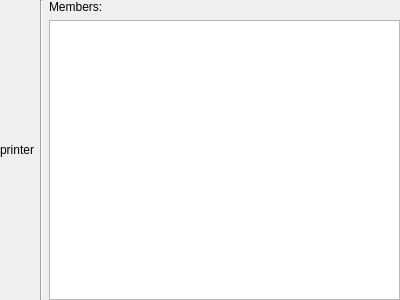
<?xml version="1.0" encoding="UTF-8"?>
<ui version="4.0">
 <class>PageChoosePrinters</class>
 <widget class="QWidget" name="PageChoosePrinters">
  <property name="geometry">
   <rect>
    <x>0</x>
    <y>0</y>
    <width>400</width>
    <height>300</height>
   </rect>
  </property>
  <property name="sizePolicy">
   <sizepolicy hsizetype="Ignored" vsizetype="Preferred">
    <horstretch>0</horstretch>
    <verstretch>0</verstretch>
   </sizepolicy>
  </property>
  <layout class="QGridLayout" name="gridLayout">
   <property name="leftMargin">
    <number>0</number>
   </property>
   <property name="topMargin">
    <number>0</number>
   </property>
   <property name="rightMargin">
    <number>0</number>
   </property>
   <property name="bottomMargin">
    <number>0</number>
   </property>
   <item row="0" column="1">
    <layout class="QVBoxLayout" name="verticalLayout">
     <property name="sizeConstraint">
      <enum>QLayout::SetMinimumSize</enum>
     </property>
     <item>
      <spacer name="verticalSpacer_3">
       <property name="orientation">
        <enum>Qt::Vertical</enum>
       </property>
       <property name="sizeHint" stdset="0">
        <size>
         <width>20</width>
         <height>40</height>
        </size>
       </property>
      </spacer>
     </item>
     <item>
      <widget class="QLabel" name="printerL">
       <property name="sizePolicy">
        <sizepolicy hsizetype="Fixed" vsizetype="Preferred">
         <horstretch>0</horstretch>
         <verstretch>0</verstretch>
        </sizepolicy>
       </property>
       <property name="text">
        <string notr="true">printer</string>
       </property>
       <property name="alignment">
        <set>Qt::AlignCenter</set>
       </property>
       <property name="margin">
        <number>7</number>
       </property>
      </widget>
     </item>
     <item>
      <spacer name="verticalSpacer_4">
       <property name="orientation">
        <enum>Qt::Vertical</enum>
       </property>
       <property name="sizeHint" stdset="0">
        <size>
         <width>20</width>
         <height>40</height>
        </size>
       </property>
      </spacer>
     </item>
    </layout>
   </item>
   <item row="0" column="2">
    <widget class="Line" name="line">
     <property name="orientation">
      <enum>Qt::Vertical</enum>
     </property>
    </widget>
   </item>
   <item row="0" column="3">
    <layout class="QVBoxLayout" name="vertLayout">
     <item>
      <widget class="QLabel" name="label">
       <property name="text">
        <string comment="@label:listbox">Members:</string>
       </property>
      </widget>
     </item>
     <item>
      <widget class="ClassListWidget" name="membersLV"/>
     </item>
    </layout>
   </item>
  </layout>
 </widget>
 <customwidgets>
  <customwidget>
   <class>ClassListWidget</class>
   <extends>QListView</extends>
   <header location="global">ClassListWidget.h</header>
  </customwidget>
 </customwidgets>
 <resources/>
 <connections/>
</ui>
